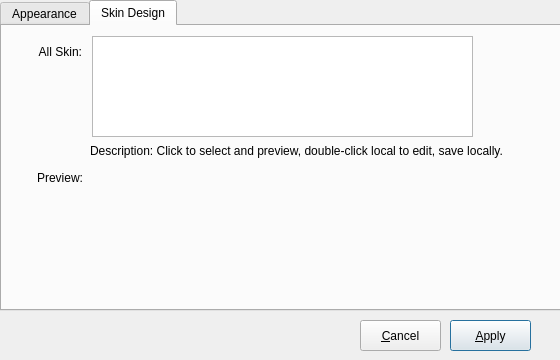
<?xml version="1.0" encoding="UTF-8"?>
<ui version="4.0">
 <class>MainWindow</class>
 <widget class="QDialog" name="MainWindow">
  <property name="geometry">
   <rect>
    <x>0</x>
    <y>0</y>
    <width>560</width>
    <height>360</height>
   </rect>
  </property>
  <property name="windowTitle">
   <string>Dialog</string>
  </property>
  <widget class="QPushButton" name="pushButtonApply">
   <property name="geometry">
    <rect>
     <x>450</x>
     <y>320</y>
     <width>81</width>
     <height>31</height>
    </rect>
   </property>
   <property name="text">
    <string>&amp;Apply</string>
   </property>
  </widget>
  <widget class="QPushButton" name="pushButtonCancel">
   <property name="geometry">
    <rect>
     <x>360</x>
     <y>320</y>
     <width>81</width>
     <height>31</height>
    </rect>
   </property>
   <property name="text">
    <string>&amp;Cancel</string>
   </property>
  </widget>
  <widget class="QTabWidget" name="tabWidget">
   <property name="geometry">
    <rect>
     <x>0</x>
     <y>0</y>
     <width>561</width>
     <height>311</height>
    </rect>
   </property>
   <property name="currentIndex">
    <number>1</number>
   </property>
   <widget class="QWidget" name="tabAppearance">
    <attribute name="title">
     <string>Appearance</string>
    </attribute>
    <widget class="QLabel" name="labelVerticalList">
     <property name="geometry">
      <rect>
       <x>19</x>
       <y>20</y>
       <width>161</width>
       <height>31</height>
      </rect>
     </property>
     <property name="text">
      <string>Vertical List:</string>
     </property>
     <property name="alignment">
      <set>Qt::AlignRight|Qt::AlignTrailing|Qt::AlignVCenter</set>
     </property>
    </widget>
    <widget class="QRadioButton" name="radioButtonHorizontal">
     <property name="geometry">
      <rect>
       <x>205</x>
       <y>20</y>
       <width>241</width>
       <height>31</height>
      </rect>
     </property>
     <property name="text">
      <string>Horizontal</string>
     </property>
     <property name="checked">
      <bool>true</bool>
     </property>
    </widget>
    <widget class="QRadioButton" name="radioButtonVertical">
     <property name="geometry">
      <rect>
       <x>205</x>
       <y>50</y>
       <width>241</width>
       <height>31</height>
      </rect>
     </property>
     <property name="text">
      <string>Vertical</string>
     </property>
    </widget>
    <widget class="QLabel" name="labelSkinType">
     <property name="geometry">
      <rect>
       <x>59</x>
       <y>99</y>
       <width>120</width>
       <height>31</height>
      </rect>
     </property>
     <property name="text">
      <string>Skin Type:</string>
     </property>
     <property name="alignment">
      <set>Qt::AlignRight|Qt::AlignTrailing|Qt::AlignVCenter</set>
     </property>
    </widget>
    <widget class="QComboBox" name="comboBoxSkinType">
     <property name="enabled">
      <bool>true</bool>
     </property>
     <property name="geometry">
      <rect>
       <x>211</x>
       <y>98</y>
       <width>200</width>
       <height>31</height>
      </rect>
     </property>
    </widget>
   </widget>
   <widget class="QWidget" name="tabSkinDesign">
    <attribute name="title">
     <string>Skin Design</string>
    </attribute>
    <widget class="QListWidget" name="listWidgetAllSkin">
     <property name="geometry">
      <rect>
       <x>90</x>
       <y>10</y>
       <width>381</width>
       <height>101</height>
      </rect>
     </property>
    </widget>
    <widget class="QLabel" name="labelAllSkin">
     <property name="geometry">
      <rect>
       <x>-40</x>
       <y>10</y>
       <width>120</width>
       <height>31</height>
      </rect>
     </property>
     <property name="text">
      <string>All Skin:</string>
     </property>
     <property name="alignment">
      <set>Qt::AlignRight|Qt::AlignTrailing|Qt::AlignVCenter</set>
     </property>
    </widget>
    <widget class="QLabel" name="labelPreview">
     <property name="geometry">
      <rect>
       <x>-40</x>
       <y>136</y>
       <width>121</width>
       <height>31</height>
      </rect>
     </property>
     <property name="text">
      <string>Preview:</string>
     </property>
     <property name="alignment">
      <set>Qt::AlignRight|Qt::AlignTrailing|Qt::AlignVCenter</set>
     </property>
    </widget>
    <widget class="QWidget" name="widgetSkinPreview" native="true">
     <property name="geometry">
      <rect>
       <x>90</x>
       <y>150</y>
       <width>381</width>
       <height>121</height>
      </rect>
     </property>
    </widget>
    <widget class="QLabel" name="labelDescription">
     <property name="geometry">
      <rect>
       <x>88</x>
       <y>115</y>
       <width>461</width>
       <height>20</height>
      </rect>
     </property>
     <property name="text">
      <string>Description: Click to select and preview, double-click local to edit, save locally.</string>
     </property>
    </widget>
   </widget>
  </widget>
 </widget>
 <resources/>
 <connections/>
</ui>
